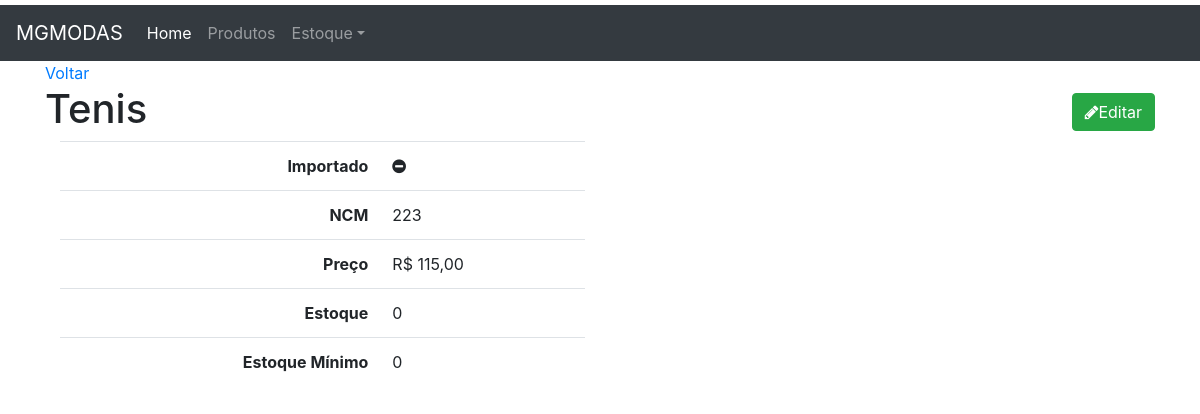
Screenshot of /produto/5/ with the database file from the repository.
### produto/models.py (models this page shows, shortened)
class Produto(models.Model):
    importado = models.BooleanField(default=False)
    ncm= models.CharField('NCM',max_length=10)
    produto = models.CharField('Produto',max_length=100, unique=True)
    preco= models.DecimalField('preço',decimal_places=2,max_digits=10)
    estoque= models.IntegerField('estoque atual',)
    estoque_minimo= models.PositiveIntegerField('estoque minimo',default=0)
    class Meta:
        ordering = ('produto',)
    def __str__(self):
        return self.produto

### produto/views.py (the view)
# urls.py: path('<int:pk>/', v.produto_detail, name='produto_detail'),
def produto_detail(request,pk):
    template_name='produto_detail.html'
    obj = Produto.objects.get(pk=pk)
    context = {'object':obj }
    return render(request, template_name, context)

### produto/templates/produto_detail.html
{% extends "base.html" %}
{% block content %}
    <a href="{% url 'produto:produto_list' %}">Voltar</a>
    <h1>{{ object }}
        <span class="pull-right">
            <a href="{% url 'produto:produto_edit' object.pk %} " >
                <button type="button" class="btn btn-success">
                    <span class="fa fa-pencil"></span>Editar
                </button>
            </a>
        </span>
    </h1>
<div class="col-sm-6">
    <table class=" table table-user-information">
        <tbody>
        <tr>
            <th class="text-right">Importado</th>
            <td>
                {% if object.importado %}
                <i class=" fa fa-check-circle ok"></i>
                {% else %}
                <i class=" fa fa-minus-circle no"></i>
                {% endif %}
            </td>
        </tr>
        <tr>
            <th class="text-right">NCM</th>
            <td>{{object.ncm}}</td>
        </tr>
        <tr>
            <th class="text-right">Preço</th>
            <td>R$ {{object.preco}}</td>
            <tr>
            <th class="text-right">Estoque</th>
            <td>{{object.estoque}}</td>
            <tr>
            <th class="text-right">Estoque Mínimo</th>
            <td>{{object.estoque_minimo}}</td>
        </tr>
        </tr>
        </tr>
        </tbody>
    </table>
</div>
{% endblock content %}

### core/templates/base.html (style rules this page uses)
body { margin-top: 5px; }

### rows the page displays
Produto: produto "Tenis", ncm "223", preco "115,00", estoque "0", estoque_minimo "0"
